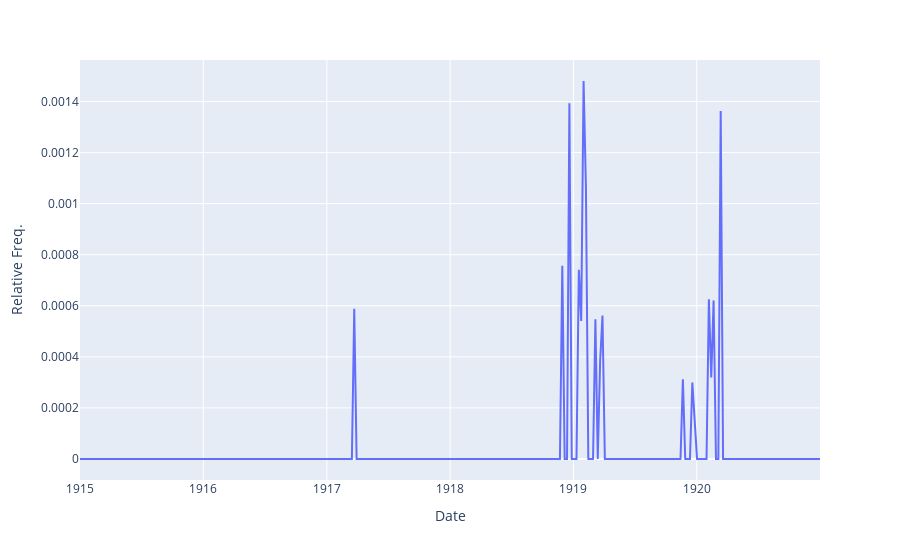

Write notebook code for a chart like this one.
### Markdown cell above
We will try a slight variation on an exercise in the University of Arizona's [Introduction to text mining notebook](https://github.com/jcoliver/dig-coll-borderlands/blob/main/Text-Mining-Short.ipynb). The basic idea is to calculate the relative frequency of terms we are interested in.

### Code cell
# libraries for data mining and text analysis
import pandas as pd
import nltk
from nltk.tokenize import RegexpTokenizer
import plotly.express as px

dates = [] # dates and frequencies will be collection here

range = re.findall(r'\d+', news_range)
for folder in year_list:
    if int(range[0]) <= int(folder) <= int(range[1]):
        # Use the volumes folder since the date is used
        year_path = newspaper_folder.name + os.sep + folder + os.sep + "volumes"
        file_list = sorted(os.listdir(year_path))
        for file in file_list:
            if file.endswith('.txt'):
                fp = open(year_path + os.sep + file,'r', encoding='utf8')
                text = fp.read()
                fp.close()
                tokenizer = RegexpTokenizer(r'\w+')
                word_list = tokenizer.tokenize(text.lower())
                word_table = pd.Series(word_list,dtype='string')
                # Calculate relative frequencies of all words in the issue
                word_freqs = word_table.value_counts(normalize = True)
                # Pull out only values that match words of interest
                my_freqs = word_freqs.filter(news_topics)
                # Get the total frequency for words of interest
                total_my_freq = my_freqs.sum()
                # The file names are used to identify dates
                dates.append([file[:10],total_my_freq])

# Add those dates to a data frame
results_table = pd.DataFrame(dates, columns = ['Date','Frequency']) 
# Analyses are all done, plot the figure
my_figure = px.line(results_table, x = 'Date', y = 'Frequency').update_layout(yaxis_title="Relative Freq.")
print("=> pages examined:", len(dates))
# Show figure
my_figure.show()

### Figure 1 — Plotly figure (JSON) as saved in the notebook; plotly's stock layout.template omitted (floating-point values rounded to 4 significant figures; data arrays with more than 128 entries replaced by an {"elided": "..."} marker saying what was removed)
{"data": [{"hovertemplate": "Date=%{x}<br>Frequency=%{y}<extra></extra>", "legendgroup": "", "line": {"color": "#636efa", "dash": "solid"}, "marker": {"symbol": "circle"}, "mode": "lines", "name": "", "orientation": "v", "showlegend": false, "type": "scatter", "x": {"elided": "312 str values"}, "xaxis": "x", "y": {"elided": "312 float values"}, "yaxis": "y"}], "layout": {"legend": {"tracegroupgap": 0}, "margin": {"t": 60}, "xaxis": {"anchor": "y", "domain": [0, 1], "title": {"text": "Date"}}, "yaxis": {"anchor": "x", "domain": [0, 1], "title": {"text": "Relative Freq."}}}}
